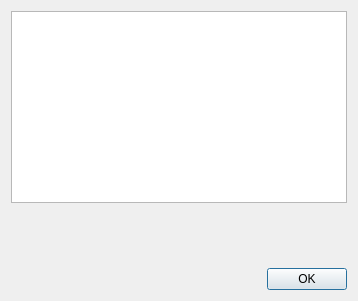
<?xml version="1.0" encoding="UTF-8"?>
<ui version="4.0">
 <class>Dialog</class>
 <widget class="QDialog" name="Dialog">
  <property name="geometry">
   <rect>
    <x>0</x>
    <y>0</y>
    <width>358</width>
    <height>301</height>
   </rect>
  </property>
  <property name="windowTitle">
   <string>Dialog</string>
  </property>
  <layout class="QVBoxLayout" name="verticalLayout">
   <item>
    <widget class="QListWidget" name="listWidget"/>
   </item>
   <item>
    <layout class="QGridLayout" name="gridLayout">
     <item row="0" column="0">
      <spacer name="verticalSpacer">
       <property name="orientation">
        <enum>Qt::Vertical</enum>
       </property>
       <property name="sizeHint" stdset="0">
        <size>
         <width>20</width>
         <height>40</height>
        </size>
       </property>
      </spacer>
     </item>
    </layout>
   </item>
   <item>
    <widget class="QDialogButtonBox" name="buttonBox">
     <property name="standardButtons">
      <set>QDialogButtonBox::Ok</set>
     </property>
    </widget>
   </item>
  </layout>
 </widget>
 <layoutdefault spacing="6" margin="11"/>
 <resources/>
 <connections/>
</ui>
